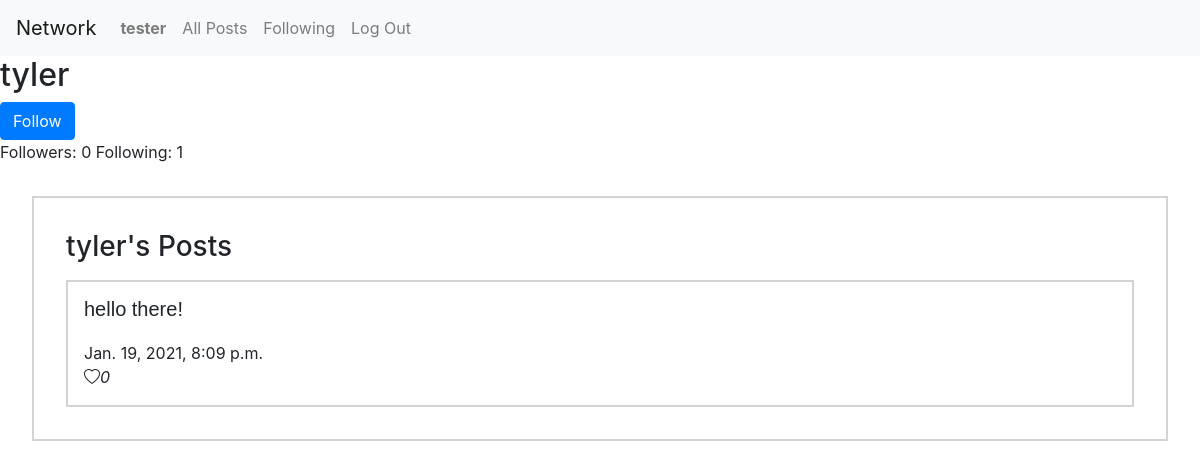
Screenshot of /profile/tyler (signed in) with the database file from the repository.
### network/models.py (models this page shows)
class User(AbstractUser):
    pass

class Post(models.Model):
    text        = models.TextField()
    date_time   = models.DateTimeField('Post date', auto_now_add=True)
    num_likes   = models.IntegerField()
    author      = models.ForeignKey(User, on_delete=models.CASCADE, related_name="author")

### network/views.py (the view, shortened to what this page needs)
# urls.py: path("profile/<str:username>", views.profile, name="profile"),
@login_required
def profile(request, username=None):
    user_liked_posts = []
    if username != request.user.username:
        user          = User.objects.get(username=username)
        try:
            followers     = User_Following.objects.get(user_id = request.user, following_user_id= user.id)
            is_follower   = True
            user_likes  = Post_Likes.objects.filter(user_liked=request.user).select_related('post_id')
            user_liked_posts = [post.post_id for post in user_likes]
        except User_Following.DoesNotExist:
            print(User_Following.DoesNotExist)
            is_follower   = False
        except Post_Likes.DoesNotExist:
            print(Post_Likes.DoesNotExist)
        num_following = len(User_Following.objects.filter(user_id = user.id))
        num_followers = len( User_Following.objects.filter(following_user_id= user.id))
        user_posts    = Post.objects.filter(author= user)
        user_name     = user.username
        user_id       = user.id
    paginator = Paginator(user_posts, 10)
    page_number = request.GET.get('page')
    page_obj = paginator.get_page(page_number)
    return render(request, "network/profile.html", {
        "num_following": num_following,
        "isFollower"   : is_follower,
        "num_followers": num_followers,
        "user_posts"   : user_posts,
        "user_name"    : user_name,
        "user_id"      : user_id,
        "Posts_liked": user_liked_posts,
        "page_obj": page_obj
    })

### network/templates/network/profile.html (shortened to what this page needs)
{% extends "network/layout.html" %}
{% block body %}
    {% if user.is_authenticated %}
        <div>
            <h2 id="usernameHeading" data-userid= {{ user_id }}>{{  user_name  }}</h2>
            {% if user.username != user_name %}
                {% if isFollower %}
                    <button type="button" class="btn btn-primary" id="followUserBtn">Unfollow</button>
                {% else %}
                    <button type="button" class="btn btn-primary" id="followUserBtn">Follow</button>
                {% endif %}
            {% endif %}
        </div>
        <div>
            Followers: {{ num_followers }}  Following: {{ num_following }}
        </div>
        {% if user_posts %}
            <div id="postings">
                <h3>{{ user_name }}'s Posts</h3>
                {% for post in user_posts %}
                    <div class="post" data-postId= {{ post.id }}>
                        <div class="postText">
                            {{ post.text }}
                        </div>
                        <div class="postDate">
                            {{ post.date_time }}
                        </div>
                        <div class="postLikes">
                            {% if user == post.author %}
                                <i class="bi bi-heart-fill">{{ post.num_likes }}</i>
                            {% else %}
                                {% if post in Posts_liked %}
                                    <i class="bi bi-heart-fill" id="likeBtn">{{ post.num_likes }}</i>
                                {% else %}
                                    <i class="bi bi-heart" id="likeBtn">{{ post.num_likes }}</i>
                                {% endif %}
                            {% endif %}
                        </div>
                    </div>
                {% endfor %}
            </div>
        {% endif %}
    {% endif %}
{% endblock %}

### network/templates/network/layout.html (shortened to what this page needs)
{% load static %}
<!DOCTYPE html>
<html lang="en">
    <head>
        <link rel="stylesheet" href="https://stackpath.bootstrapcdn.com/bootstrap/4.4.1/css/bootstrap.min.css">
        <link rel="stylesheet" href="https://cdn.jsdelivr.net/npm/bootstrap-icons@1.3.0/font/bootstrap-icons.css">
        <link href="{% static 'network/styles.css' %}" rel="stylesheet">
    </head>
    <body>
        <nav class="navbar navbar-expand-lg navbar-light bg-light">
            <a class="navbar-brand" href="#">Network</a>
            <div>
              <ul class="navbar-nav mr-auto">
                {% if user.is_authenticated %}
                    <li class="nav-item">
                        <a class="nav-link" href="{% url 'profile' user.username %}"><strong>{{ user.username }}</strong></a>
                    </li>
                {% endif %}
                <li class="nav-item">
                  <a class="nav-link" href="{% url 'index' %}">All Posts</a>
                </li>
                {% if user.is_authenticated %}
                    <li class="nav-item">
                        <a class="nav-link" href="{% url 'following' %}">Following</a>
                    </li>
                    <li class="nav-item">
                        <a class="nav-link" href="{% url 'logout' %}">Log Out</a>
                    </li>
                {% endif %}
              </ul>
            </div>
          </nav>
        <div class="body">
            {% block body %}
            {% endblock %}
        </div>
    </body>
</html>

### network/static/network/styles.css (style rules this page uses)
.postText { font: 20px bold Arial, sans-serif; margin-bottom: 1em; display: block; }
.post { border: 2px solid lightgrey; padding: 1em; margin-top: 1em; }
#postings { border: 2px solid lightgray; margin: 2em; padding: 2em; }

### rows the page displays
User: username "tester"
User: username "tyler"
Post: text "hello there!", date_time "Jan. 19, 2021, 8:09 p.m.", num_likes "0"

### other values shown
{{ num_followers }} "0"
{{ num_following }} "1"
